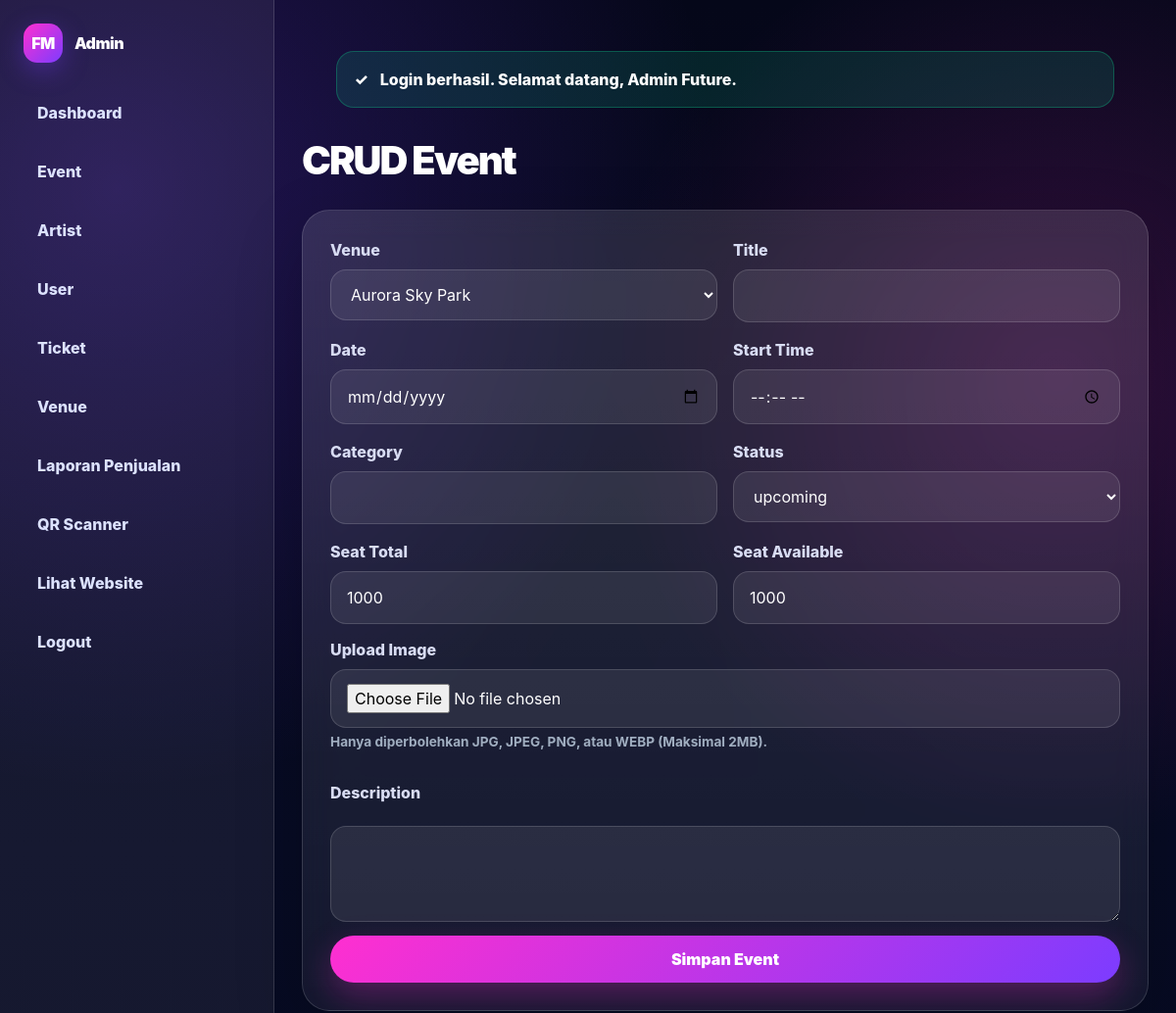
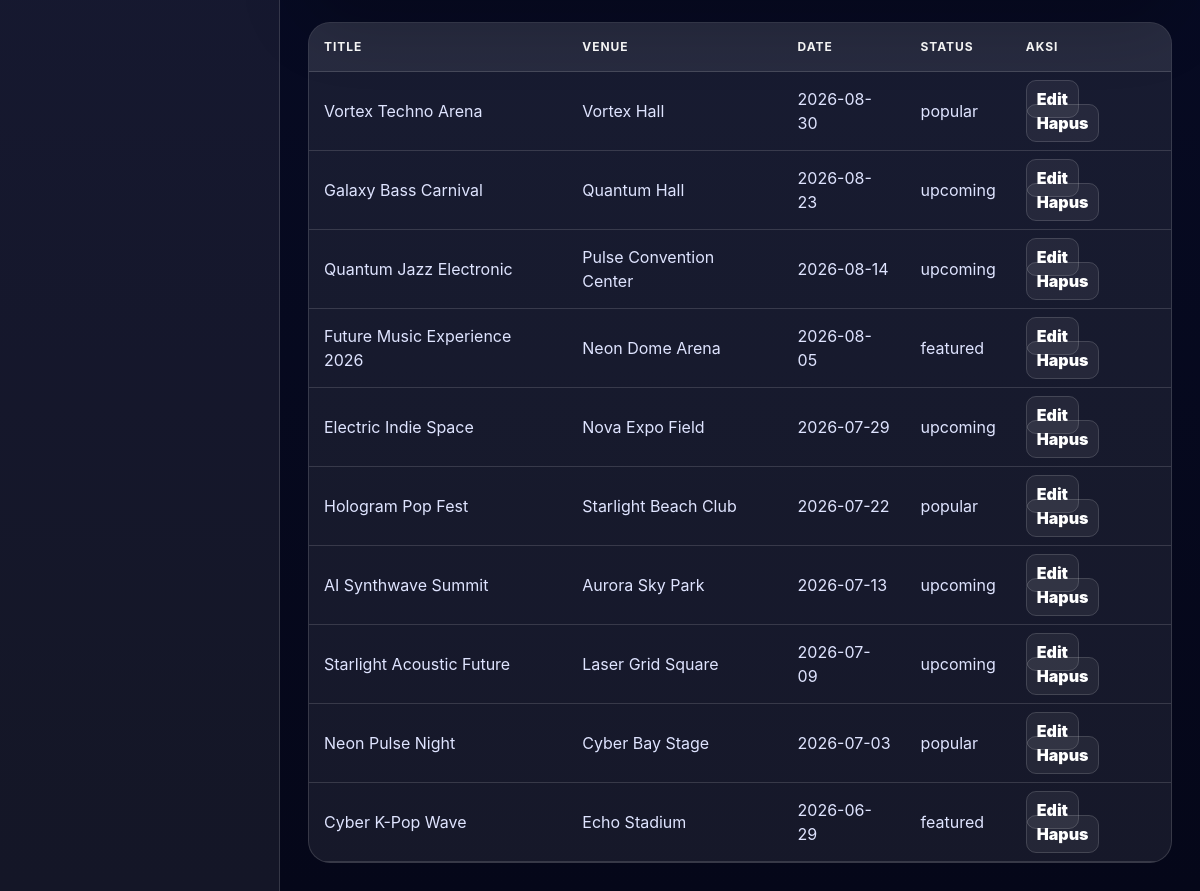
/admin/events.php (signed in), run on the app's committed database (2 pictures, top to bottom).
### tables this page shows
CREATE TABLE `events` (
  `id_event` int NOT NULL,
  `id_venue` int NOT NULL,
  `title` varchar(180) NOT NULL,
  `slug` varchar(180) NOT NULL,
  `description` text NOT NULL,
  `event_date` date NOT NULL,
  `start_time` time NOT NULL,
  `category` varchar(80) NOT NULL,
  `status` enum('upcoming','popular','featured','completed') NOT NULL DEFAULT 'upcoming',
  `image_url` varchar(255) NOT NULL,
  `video_url` varchar(255) DEFAULT NULL,
  `seat_total` int NOT NULL DEFAULT '1000',
  `seat_available` int NOT NULL DEFAULT '1000',
  `created_at` timestamp NULL DEFAULT CURRENT_TIMESTAMP
);

CREATE TABLE `venues` (
  `id_venue` int NOT NULL,
  `venue_name` varchar(150) NOT NULL,
  `city` varchar(100) NOT NULL,
  `address` text NOT NULL,
  `capacity` int NOT NULL,
  `created_at` timestamp NULL DEFAULT CURRENT_TIMESTAMP
);

### admin/events.php (the view, shortened to what this page needs)
<?php
include '../config/database.php';
$edit_id=(int)($_GET['edit'] ?? 0);
$edit=$edit_id?db_one("SELECT * FROM events WHERE id_event=$edit_id"):null;
$venues=db_all("SELECT * FROM venues ORDER BY venue_name");
$rows=db_all("SELECT e.*,v.venue_name FROM events e JOIN venues v ON e.id_venue=v.id_venue ORDER BY e.event_date DESC");
include '../includes/admin_header.php';
?>
<h1 class="admin-title">CRUD Event</h1>
<div class="form-card mb-6">
<form method="POST" enctype="multipart/form-data" class="crud-form" data-validate-form novalidate>
    <div class="form-grid">
        <div><label>Venue</label><select class="select" name="id_venue"><?php foreach($venues as $v): ?><option value="<?= (int)$v['id_venue']; ?>" <?= (($edit['id_venue']??'')==$v['id_venue'])?'selected':''; ?>><?= e($v['venue_name']); ?></option><?php endforeach; ?></select></div>
        <div><label>Title</label><input class="input" name="title" value="<?= e($edit['title'] ?? ''); ?>" data-validate data-required="true" data-min="3" data-label="Judul event"></div>
        <div><label>Date</label><input class="input" type="date" name="event_date" value="<?= e($edit['event_date'] ?? ''); ?>" data-validate data-required="true" data-label="Tanggal event"></div>
        <div><label>Start Time</label><input class="input" type="time" name="start_time" value="<?= e($edit['start_time'] ?? ''); ?>" data-validate data-required="true" data-label="Jam mulai"></div>
        <div><label>Category</label><input class="input" name="category" value="<?= e($edit['category'] ?? ''); ?>" data-validate data-required="true" data-min="2" data-label="Kategori"></div>
        <div><label>Status</label><select class="select" name="status"><?php foreach(['upcoming','popular','featured','completed'] as $s): ?><option <?= (($edit['status']??'')===$s)?'selected':''; ?>><?= e($s); ?></option><?php endforeach; ?></select></div>
        <div><label>Seat Total</label><input class="input" type="number" name="seat_total" value="<?= e($edit['seat_total'] ?? 1000); ?>" data-validate data-required="true" data-min-number="1" data-label="Total seat"></div>
        <div><label>Seat Available</label><input class="input" type="number" name="seat_available" value="<?= e($edit['seat_available'] ?? 1000); ?>" data-validate data-required="true" data-min-number="0" data-label="Seat tersedia"></div>
    </div>
    <div class="mb-4">
        <label>Upload Image</label>
        <input class="input" type="file" name="image_file" accept="image/jpeg, image/png, image/webp" <?= !$edit ? 'data-validate data-required="true" data-label="Gambar"' : ''; ?>>
        <p class="form-hint" style="font-size: 0.85rem; color: #a0aec0; margin-top: 4px;">Hanya diperbolehkan JPG, JPEG, PNG, atau WEBP (Maksimal 2MB).</p>
    </div>
    <label>Description</label><textarea name="description" rows="4" data-validate data-required="true" data-min="10" data-label="Deskripsi event"><?= e($edit['description'] ?? ''); ?></textarea>
    <button class="primary-btn">Simpan Event</button>
</form>
</div>
<div class="table-wrap"><table><thead><tr><th>Title</th><th>Venue</th><th>Date</th><th>Status</th><th>Aksi</th></tr></thead><tbody>
<?php foreach($rows as $r): ?><tr><td><?= e($r['title']); ?></td><td><?= e($r['venue_name']); ?></td><td><?= e($r['event_date']); ?></td><td><?= e($r['status']); ?></td><td><a class="action-link" href="?edit=<?= (int)$r['id_event']; ?>">Edit</a> <a class="action-link" data-confirm="Hapus event?" href="?delete=<?= (int)$r['id_event']; ?>">Hapus</a></td></tr><?php endforeach; ?>
</tbody></table></div>
<?php include '../includes/admin_footer.php'; ?>

### assets/css/style.css (style rules this page uses)
:root { --dark:#06091f; --dark2:#080b2a; --panel:rgba(255,255,255,.07); --panel2:rgba(255,255,255,.11); --line:rgba(255,255,255,.14); --white:#ffffff; --muted:#aab2d5; --pink:#ff2fd0; --purple:#7c3cff; --cyan:#47e5ff; --blue:#101a4d; --shadow:0 24px 80px rgba(0,0,0,.35); }
* { box-sizing:border-box }
html { scroll-behavior:smooth }
body { margin:0; font-family:Inter,ui-sans-serif,system-ui,-apple-system,BlinkMacSystemFont,"Segoe UI",sans-serif; color:var(--white); background: radial-gradient(circle at 10% 10%, rgba(124,60,255,.25), transparent 30%), radial-gradient(circle at 90% 20%, rgba(255,47,208,.18), transparent 25%), linear-gradient(180deg,#050719 0%,#070b24 45%,#050719 100%); min-height:100vh; }
a { text-decoration:none;color:inherit }
button,input,select,textarea { font:inherit }
.primary-btn,.ghost-btn,.icon-btn { border:0;border-radius:999px;padding:12px 20px;font-weight:900;cursor:pointer; display:inline-flex;align-items:center;justify-content:center;gap:8px; }
.primary-btn { background:linear-gradient(135deg,var(--pink),var(--purple)); color:#fff;box-shadow:0 14px 34px rgba(255,47,208,.28); }
.event-card,.artist-card,.glass-card,.ticket-card,.form-card { border:1px solid var(--line); background:linear-gradient(180deg,rgba(255,255,255,.12),rgba(255,255,255,.055)); border-radius:28px; overflow:hidden; box-shadow:0 24px 70px rgba(0,0,0,.2); backdrop-filter:blur(16px); }
.form-card { padding:28px }
.form-grid { display:grid;grid-template-columns:1fr 1fr;gap:16px }
.input, .select, textarea { width:100%;border:1px solid rgba(255,255,255,.15);background:rgba(255,255,255,.08); color:#fff;border-radius:16px;padding:14px 16px;outline:none; }
.input::placeholder, textarea::placeholder { color:#9ea6c9 }
.select option { color:#111 }
label { display:block;margin:0 0 8px;color:#d8dcf3;font-weight:800 }
.table-wrap { overflow:auto;border:1px solid var(--line);border-radius:22px;background:rgba(255,255,255,.07) }
table { width:100%;border-collapse:collapse;min-width:760px }
th,td { padding:15px;border-bottom:1px solid var(--line);text-align:left }
th { color:#fff;font-size:12px;text-transform:uppercase;letter-spacing:.08em;background:rgba(255,255,255,.07) }
td { color:#dfe4ff }
.action-link { font-weight:900;color:#fff;border:1px solid var(--line);padding:8px 10px;border-radius:10px;background:rgba(255,255,255,.06) }
.admin-title { font-size:40px;font-weight:1000;letter-spacing:-.05em;margin-bottom:20px }
.crud-form { display:grid;gap:14px }
.form-hint { margin-top:.45rem; color:#aab2d5; font-size:.8rem; font-weight:700; }

### data on the page
events: title "Vortex Techno Arena", id_venue.venue_name "Vortex Hall", event_date "2026-08-30", status "popular"
events: title "Galaxy Bass Carnival", id_venue.venue_name "Quantum Hall", event_date "2026-08-23", status "upcoming"
events: title "Quantum Jazz Electronic", id_venue.venue_name "Pulse Convention Center", event_date "2026-08-14", status "upcoming"
events: title "Future Music Experience 2026", id_venue.venue_name "Neon Dome Arena", event_date "2026-08-05", status "featured"
events: title "Electric Indie Space", id_venue.venue_name "Nova Expo Field", event_date "2026-07-29", status "upcoming"
events: title "Hologram Pop Fest", id_venue.venue_name "Starlight Beach Club", event_date "2026-07-22", status "popular"
events: title "AI Synthwave Summit", id_venue.venue_name "Aurora Sky Park", event_date "2026-07-13", status "upcoming"
events: title "Starlight Acoustic Future", id_venue.venue_name "Laser Grid Square", event_date "2026-07-09", status "upcoming"
events: title "Neon Pulse Night", id_venue.venue_name "Cyber Bay Stage", event_date "2026-07-03", status "popular"
events: title "Cyber K-Pop Wave", id_venue.venue_name "Echo Stadium", event_date "2026-06-29", status "featured"

### other printed values
$flash['message'] "Login berhasil. Selamat datang, Admin Future."
form field id_venue "Aurora Sky Park"
form field status "upcoming"
